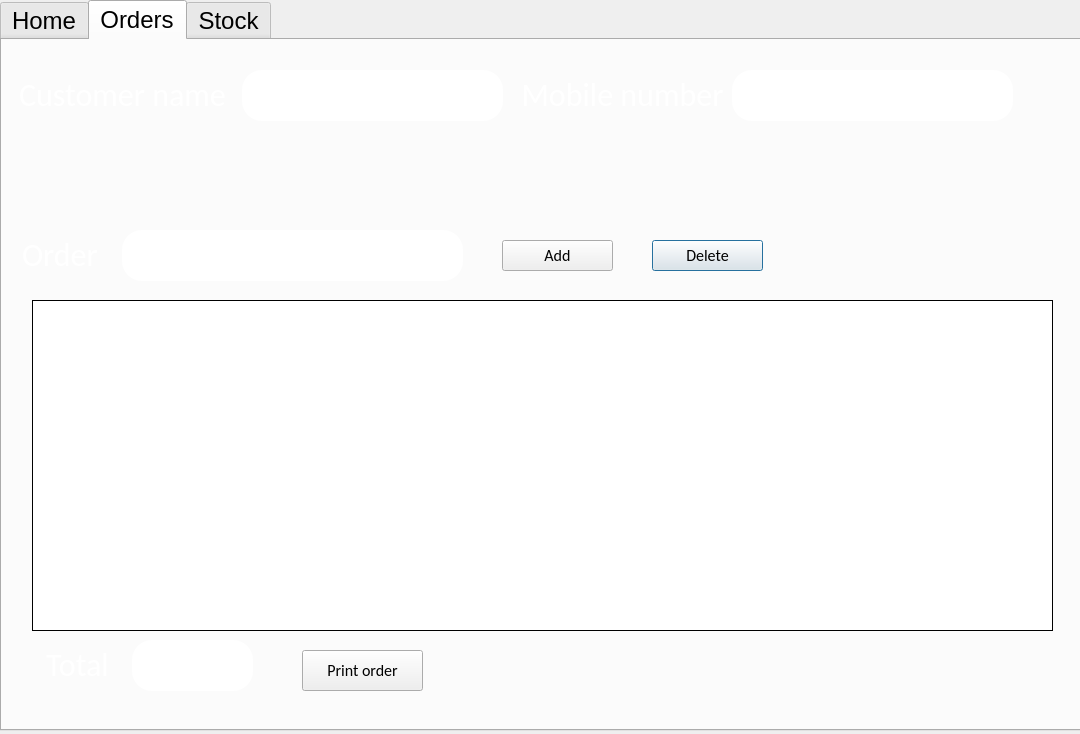
<?xml version="1.0" encoding="UTF-8"?>
<ui version="4.0">
 <class>Dialog</class>
 <widget class="QDialog" name="Dialog">
  <property name="geometry">
   <rect>
    <x>0</x>
    <y>0</y>
    <width>1080</width>
    <height>734</height>
   </rect>
  </property>
  <property name="windowTitle">
   <string>Dialog</string>
  </property>
  <widget class="QTabWidget" name="tabWidget">
   <property name="geometry">
    <rect>
     <x>0</x>
     <y>0</y>
     <width>1121</width>
     <height>731</height>
    </rect>
   </property>
   <property name="font">
    <font>
     <pointsize>18</pointsize>
    </font>
   </property>
   <property name="styleSheet">
    <string notr="true">tabWidget{
font-color: rgb(255, 28, 244);
}</string>
   </property>
   <property name="currentIndex">
    <number>1</number>
   </property>
   <widget class="QWidget" name="tab">
    <attribute name="title">
     <string>Home</string>
    </attribute>
    <widget class="QLabel" name="label">
     <property name="geometry">
      <rect>
       <x>-90</x>
       <y>0</y>
       <width>1151</width>
       <height>701</height>
      </rect>
     </property>
     <property name="text">
      <string/>
     </property>
     <property name="pixmap">
      <pixmap resource="img/image.qrc">:/newPrefix/start.jpg</pixmap>
     </property>
     <property name="scaledContents">
      <bool>true</bool>
     </property>
    </widget>
    <widget class="QLabel" name="Welcome">
     <property name="geometry">
      <rect>
       <x>300</x>
       <y>10</y>
       <width>261</width>
       <height>81</height>
      </rect>
     </property>
     <property name="font">
      <font>
       <family>Calibri</family>
       <pointsize>48</pointsize>
      </font>
     </property>
     <property name="text">
      <string>&lt;html&gt;&lt;head/&gt;&lt;body&gt;&lt;p&gt;&lt;span style=&quot; font-size:28pt; font-weight:600; color:#ffffff;&quot;&gt;Welcome&lt;/span&gt;&lt;/p&gt;&lt;/body&gt;&lt;/html&gt;</string>
     </property>
     <property name="alignment">
      <set>Qt::AlignCenter</set>
     </property>
    </widget>
    <widget class="QTableView" name="homeTable">
     <property name="geometry">
      <rect>
       <x>20</x>
       <y>140</y>
       <width>741</width>
       <height>521</height>
      </rect>
     </property>
    </widget>
    <widget class="QLabel" name="Welcome_4">
     <property name="geometry">
      <rect>
       <x>800</x>
       <y>690</y>
       <width>121</width>
       <height>51</height>
      </rect>
     </property>
     <property name="font">
      <font>
       <family>PMingLiU-ExtB</family>
       <pointsize>48</pointsize>
      </font>
     </property>
     <property name="text">
      <string>&lt;html&gt;&lt;head/&gt;&lt;body&gt;&lt;p&gt;&lt;span style=&quot; font-size:24pt; color:#ffffff;&quot;&gt;Total&lt;/span&gt;&lt;/p&gt;&lt;/body&gt;&lt;/html&gt;</string>
     </property>
     <property name="alignment">
      <set>Qt::AlignCenter</set>
     </property>
    </widget>
    <widget class="QLineEdit" name="homeTotal">
     <property name="geometry">
      <rect>
       <x>830</x>
       <y>580</y>
       <width>141</width>
       <height>61</height>
      </rect>
     </property>
     <property name="styleSheet">
      <string notr="true">QLineEdit{
	border-radius: 20px;
	border-color:rgb(0, 0, 0);
}</string>
     </property>
    </widget>
    <widget class="QLineEdit" name="homeName">
     <property name="geometry">
      <rect>
       <x>520</x>
       <y>30</y>
       <width>191</width>
       <height>51</height>
      </rect>
     </property>
     <property name="styleSheet">
      <string notr="true">QLineEdit{
	border-radius: 20px;
	border-color:rgb(0, 0, 0);
	background-image: url(:/newPrefix/start2.jpg);}</string>
     </property>
    </widget>
    <widget class="QLabel" name="Welcome_2">
     <property name="geometry">
      <rect>
       <x>1020</x>
       <y>710</y>
       <width>261</width>
       <height>81</height>
      </rect>
     </property>
     <property name="font">
      <font>
       <family>PMingLiU-ExtB</family>
       <pointsize>48</pointsize>
      </font>
     </property>
     <property name="text">
      <string>&lt;html&gt;&lt;head/&gt;&lt;body&gt;&lt;p&gt;&lt;span style=&quot; font-size:28pt; font-weight:600; color:#ffffff;&quot;&gt;Welcome&lt;/span&gt;&lt;/p&gt;&lt;/body&gt;&lt;/html&gt;</string>
     </property>
     <property name="alignment">
      <set>Qt::AlignCenter</set>
     </property>
    </widget>
    <widget class="QLabel" name="Welcome_3">
     <property name="geometry">
      <rect>
       <x>690</x>
       <y>510</y>
       <width>261</width>
       <height>81</height>
      </rect>
     </property>
     <property name="font">
      <font>
       <family>Calibri</family>
       <pointsize>48</pointsize>
      </font>
     </property>
     <property name="text">
      <string>&lt;html&gt;&lt;head/&gt;&lt;body&gt;&lt;p&gt;&lt;span style=&quot; font-size:28pt; font-weight:600; color:#ffffff;&quot;&gt;Total&lt;/span&gt;&lt;/p&gt;&lt;/body&gt;&lt;/html&gt;</string>
     </property>
     <property name="alignment">
      <set>Qt::AlignCenter</set>
     </property>
    </widget>
    <widget class="QLabel" name="Welcome_7">
     <property name="geometry">
      <rect>
       <x>20</x>
       <y>60</y>
       <width>291</width>
       <height>81</height>
      </rect>
     </property>
     <property name="font">
      <font>
       <family>Calibri</family>
      </font>
     </property>
     <property name="text">
      <string>&lt;html&gt;&lt;head/&gt;&lt;body&gt;&lt;p&gt;&lt;span style=&quot; font-size:28pt; font-weight:600; color:#ffffff;&quot;&gt;Today's Purchases&lt;/span&gt;&lt;/p&gt;&lt;/body&gt;&lt;/html&gt;</string>
     </property>
     <property name="alignment">
      <set>Qt::AlignCenter</set>
     </property>
    </widget>
   </widget>
   <widget class="QWidget" name="tab_2">
    <attribute name="title">
     <string>Orders</string>
    </attribute>
    <widget class="QLineEdit" name="ordersMobile">
     <property name="geometry">
      <rect>
       <x>730</x>
       <y>30</y>
       <width>281</width>
       <height>51</height>
      </rect>
     </property>
     <property name="styleSheet">
      <string notr="true">QLineEdit{
	border-radius: 20px;
	border-color:rgb(0, 0, 0);
}</string>
     </property>
    </widget>
    <widget class="QLabel" name="Welcome_5">
     <property name="geometry">
      <rect>
       <x>-30</x>
       <y>20</y>
       <width>301</width>
       <height>71</height>
      </rect>
     </property>
     <property name="font">
      <font>
       <family>Calibri</family>
       <pointsize>48</pointsize>
      </font>
     </property>
     <property name="text">
      <string>&lt;html&gt;&lt;head/&gt;&lt;body&gt;&lt;p&gt;&lt;span style=&quot; font-size:24pt; color:#ffffff;&quot;&gt;Customer name&lt;/span&gt;&lt;/p&gt;&lt;/body&gt;&lt;/html&gt;</string>
     </property>
     <property name="alignment">
      <set>Qt::AlignCenter</set>
     </property>
    </widget>
    <widget class="QLabel" name="Welcome_6">
     <property name="geometry">
      <rect>
       <x>480</x>
       <y>30</y>
       <width>281</width>
       <height>51</height>
      </rect>
     </property>
     <property name="font">
      <font>
       <family>Calibri</family>
       <pointsize>48</pointsize>
      </font>
     </property>
     <property name="text">
      <string>&lt;html&gt;&lt;head/&gt;&lt;body&gt;&lt;p&gt;&lt;span style=&quot; font-size:24pt; color:#ffffff;&quot;&gt;Mobile number&lt;/span&gt;&lt;/p&gt;&lt;/body&gt;&lt;/html&gt;</string>
     </property>
     <property name="alignment">
      <set>Qt::AlignCenter</set>
     </property>
    </widget>
    <widget class="QTableView" name="ordersTable">
     <property name="geometry">
      <rect>
       <x>30</x>
       <y>260</y>
       <width>1021</width>
       <height>331</height>
      </rect>
     </property>
     <property name="styleSheet">
      <string notr="true">QTableView{
border-radius: 222px;
border: 1px solid black;
}</string>
     </property>
    </widget>
    <widget class="QLabel" name="Welcome_8">
     <property name="geometry">
      <rect>
       <x>20</x>
       <y>180</y>
       <width>221</width>
       <height>71</height>
      </rect>
     </property>
     <property name="font">
      <font>
       <family>Calibri</family>
       <pointsize>48</pointsize>
      </font>
     </property>
     <property name="text">
      <string>&lt;html&gt;&lt;head/&gt;&lt;body&gt;&lt;p&gt;&lt;span style=&quot; font-size:24pt; color:#ffffff;&quot;&gt;Order&lt;/span&gt;&lt;/p&gt;&lt;/body&gt;&lt;/html&gt;</string>
     </property>
     <property name="alignment">
      <set>Qt::AlignLeading|Qt::AlignLeft|Qt::AlignVCenter</set>
     </property>
    </widget>
    <widget class="QLineEdit" name="startShift_3">
     <property name="geometry">
      <rect>
       <x>120</x>
       <y>190</y>
       <width>341</width>
       <height>51</height>
      </rect>
     </property>
     <property name="styleSheet">
      <string notr="true">QLineEdit{
	border-radius: 20px;
	border-color:rgb(0, 0, 0);
}</string>
     </property>
    </widget>
    <widget class="QPushButton" name="signup_button_3">
     <property name="geometry">
      <rect>
       <x>650</x>
       <y>200</y>
       <width>111</width>
       <height>31</height>
      </rect>
     </property>
     <property name="font">
      <font>
       <family>Calibri</family>
       <pointsize>12</pointsize>
       <bold>false</bold>
      </font>
     </property>
     <property name="text">
      <string>Delete</string>
     </property>
    </widget>
    <widget class="QLabel" name="Welcome_9">
     <property name="geometry">
      <rect>
       <x>-10</x>
       <y>600</y>
       <width>171</width>
       <height>51</height>
      </rect>
     </property>
     <property name="font">
      <font>
       <family>Calibri</family>
       <pointsize>48</pointsize>
      </font>
     </property>
     <property name="text">
      <string>&lt;html&gt;&lt;head/&gt;&lt;body&gt;&lt;p&gt;&lt;span style=&quot; font-size:24pt; color:#ffffff;&quot;&gt;Total&lt;/span&gt;&lt;/p&gt;&lt;/body&gt;&lt;/html&gt;</string>
     </property>
     <property name="alignment">
      <set>Qt::AlignCenter</set>
     </property>
    </widget>
    <widget class="QLineEdit" name="startShift_4">
     <property name="geometry">
      <rect>
       <x>130</x>
       <y>600</y>
       <width>121</width>
       <height>51</height>
      </rect>
     </property>
     <property name="styleSheet">
      <string notr="true">QLineEdit{
	border-radius: 20px;
	border-color:rgb(0, 0, 0);
}</string>
     </property>
    </widget>
    <widget class="QPushButton" name="signup_button_4">
     <property name="geometry">
      <rect>
       <x>300</x>
       <y>610</y>
       <width>121</width>
       <height>41</height>
      </rect>
     </property>
     <property name="font">
      <font>
       <family>Calibri</family>
       <pointsize>12</pointsize>
       <bold>false</bold>
      </font>
     </property>
     <property name="text">
      <string>Print order</string>
     </property>
    </widget>
    <widget class="QLineEdit" name="ordersName">
     <property name="geometry">
      <rect>
       <x>240</x>
       <y>30</y>
       <width>261</width>
       <height>51</height>
      </rect>
     </property>
     <property name="styleSheet">
      <string notr="true">QLineEdit{
	border-radius: 20px;
	border-color:rgb(0, 0, 0);
}</string>
     </property>
    </widget>
    <widget class="QPushButton" name="signup_button_7">
     <property name="geometry">
      <rect>
       <x>500</x>
       <y>200</y>
       <width>111</width>
       <height>31</height>
      </rect>
     </property>
     <property name="font">
      <font>
       <family>Calibri</family>
       <pointsize>12</pointsize>
       <bold>false</bold>
      </font>
     </property>
     <property name="text">
      <string>Add</string>
     </property>
    </widget>
    <widget class="QLabel" name="label_3">
     <property name="geometry">
      <rect>
       <x>-20</x>
       <y>-30</y>
       <width>1111</width>
       <height>721</height>
      </rect>
     </property>
     <property name="text">
      <string/>
     </property>
     <property name="pixmap">
      <pixmap resource="img/image.qrc">:/newPrefix/start.jpg</pixmap>
     </property>
     <property name="scaledContents">
      <bool>true</bool>
     </property>
    </widget>
    <zorder>label_3</zorder>
    <zorder>ordersMobile</zorder>
    <zorder>Welcome_5</zorder>
    <zorder>Welcome_6</zorder>
    <zorder>ordersTable</zorder>
    <zorder>Welcome_8</zorder>
    <zorder>startShift_3</zorder>
    <zorder>signup_button_3</zorder>
    <zorder>Welcome_9</zorder>
    <zorder>startShift_4</zorder>
    <zorder>signup_button_4</zorder>
    <zorder>ordersName</zorder>
    <zorder>signup_button_7</zorder>
   </widget>
   <widget class="QWidget" name="tab_3">
    <attribute name="title">
     <string>Stock</string>
    </attribute>
    <widget class="QLabel" name="label_4">
     <property name="geometry">
      <rect>
       <x>-40</x>
       <y>-20</y>
       <width>1121</width>
       <height>711</height>
      </rect>
     </property>
     <property name="text">
      <string/>
     </property>
     <property name="pixmap">
      <pixmap resource="img/image.qrc">:/newPrefix/start.jpg</pixmap>
     </property>
     <property name="scaledContents">
      <bool>true</bool>
     </property>
    </widget>
    <widget class="QTableView" name="ordersTable_2">
     <property name="geometry">
      <rect>
       <x>20</x>
       <y>140</y>
       <width>971</width>
       <height>481</height>
      </rect>
     </property>
     <property name="styleSheet">
      <string notr="true">QTableView{
border-radius: 222px;
border: 1px solid black;
}</string>
     </property>
    </widget>
    <widget class="QLabel" name="Welcome_10">
     <property name="geometry">
      <rect>
       <x>-30</x>
       <y>10</y>
       <width>301</width>
       <height>71</height>
      </rect>
     </property>
     <property name="font">
      <font>
       <family>PMingLiU-ExtB</family>
       <pointsize>48</pointsize>
      </font>
     </property>
     <property name="text">
      <string>&lt;html&gt;&lt;head/&gt;&lt;body&gt;&lt;p&gt;&lt;span style=&quot; font-size:24pt; color:#ffffff;&quot;&gt;Drugs available&lt;/span&gt;&lt;/p&gt;&lt;/body&gt;&lt;/html&gt;</string>
     </property>
     <property name="alignment">
      <set>Qt::AlignCenter</set>
     </property>
    </widget>
    <widget class="QPushButton" name="signup_button_5">
     <property name="geometry">
      <rect>
       <x>850</x>
       <y>630</y>
       <width>141</width>
       <height>41</height>
      </rect>
     </property>
     <property name="font">
      <font>
       <pointsize>12</pointsize>
       <bold>true</bold>
      </font>
     </property>
     <property name="text">
      <string>Print report</string>
     </property>
    </widget>
    <widget class="QLineEdit" name="ordersName_2">
     <property name="geometry">
      <rect>
       <x>60</x>
       <y>80</y>
       <width>341</width>
       <height>51</height>
      </rect>
     </property>
     <property name="styleSheet">
      <string notr="true">QLineEdit{
	border-radius: 20px;
	border-color:rgb(0, 0, 0);
}</string>
     </property>
    </widget>
    <widget class="QPushButton" name="signup_button_6">
     <property name="geometry">
      <rect>
       <x>440</x>
       <y>90</y>
       <width>111</width>
       <height>31</height>
      </rect>
     </property>
     <property name="font">
      <font>
       <family>Calibri</family>
       <pointsize>12</pointsize>
       <bold>false</bold>
      </font>
     </property>
     <property name="text">
      <string>search</string>
     </property>
    </widget>
    <widget class="QPushButton" name="signup_button_8">
     <property name="geometry">
      <rect>
       <x>590</x>
       <y>90</y>
       <width>111</width>
       <height>31</height>
      </rect>
     </property>
     <property name="font">
      <font>
       <family>Calibri</family>
       <pointsize>12</pointsize>
       <bold>false</bold>
      </font>
     </property>
     <property name="text">
      <string>Add to stock</string>
     </property>
    </widget>
    <widget class="QPushButton" name="signup_button_9">
     <property name="geometry">
      <rect>
       <x>730</x>
       <y>90</y>
       <width>130</width>
       <height>31</height>
      </rect>
     </property>
     <property name="font">
      <font>
       <family>Calibri</family>
       <pointsize>12</pointsize>
       <bold>false</bold>
      </font>
     </property>
     <property name="text">
      <string>Delete from stock</string>
     </property>
    </widget>
   </widget>
  </widget>
  <widget class="QLabel" name="label_2">
   <property name="geometry">
    <rect>
     <x>0</x>
     <y>0</y>
     <width>1111</width>
     <height>731</height>
    </rect>
   </property>
   <property name="text">
    <string/>
   </property>
   <property name="pixmap">
    <pixmap resource="img/image.qrc">:/newPrefix/start.jpg</pixmap>
   </property>
   <property name="scaledContents">
    <bool>true</bool>
   </property>
  </widget>
  <zorder>label_2</zorder>
  <zorder>tabWidget</zorder>
 </widget>
 <resources>
  <include location="img/image.qrc"/>
 </resources>
 <connections/>
</ui>
